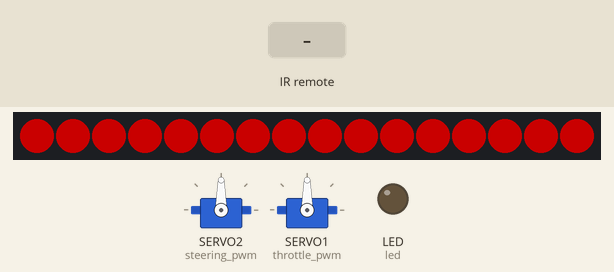
Simulated run of this program. Board: CircuitPython board. On the bench: 2 × servo, 16 RGB LEDs in strip order, left to right, output pins drawn as LEDs (lit = HIGH). The inputs (shaded band) are chosen by the test bench. Dim RGB values are drawn brighter than linear; servo angles are drawn from the pulse width (0.5 ms = 0°, 2.5 ms = 180°); the clock reads 2024-03-15 10:24:30 at power-on unless the program sets it; pins used as bus, display or sensor lines are not drawn.

Above: at 3.6 s.
3.7 s: infrared code 0x45 received
At 11.2 s:
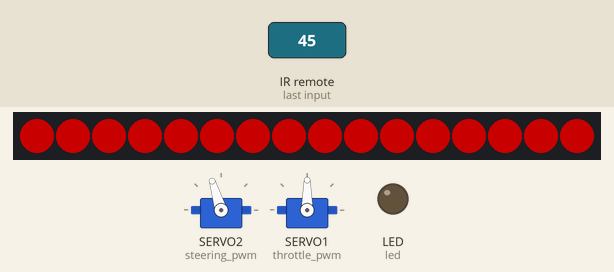
11.5 s: infrared code 0x45 received
At 12.6 s:
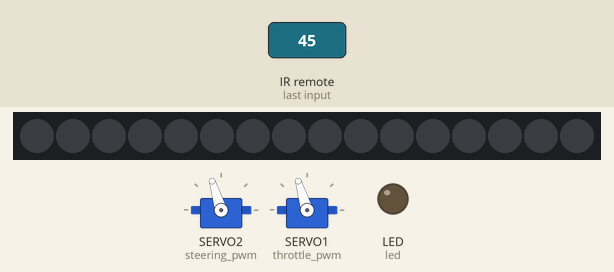
Timing chart, 0 to 14.5 s (numbered marks = the images above; inputs shaded):
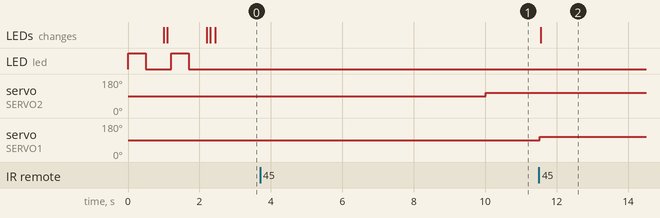

The program:

code-robocarstore.py
```python
# Robopilot Car Driver for Robotics Masters Robo HAT MM1
#
# Notes:
#   This is to be run using CircuitPython 5.0
#   Date: 15/05/2019
#   Updated: 20/02/2020
#
#

import time
import board
import busio
from rear_light import RearLight

from digitalio import DigitalInOut, Direction
from pulseio import PWMOut, PulseIn, PulseOut

import adafruit_logging as logging
logger = logging.getLogger('code')
logger.setLevel(logging.INFO)

# Customisation these variables
SMOOTHING_INTERVAL_IN_S = 0.025
DEBUG = False
ACCEL_RATE = 10

def servo_duty_cycle(pulse_ms, frequency=60):
    """
    Formula for working out the servo duty_cycle at 16 bit input
    """
    period_ms = 1.0 / frequency * 1000.0
    duty_cycle = int(pulse_ms / 1000 / (period_ms / 65535.0))
    return duty_cycle


def state_changed(control):
    """
    Reads the RC channel and smooths value
    """
    prev = control.value
    control.channel.pause()
    for i in range(0, len(control.channel)):
        val = control.channel[i]
        # prevent ranges outside of control space
        if(val < 1000 or val > 2000):
            continue
        # set new value
        control.value = (control.value + val) / 2

    # if DEBUG:
    #     print("%f\t%s (%i): %i (%i)" % (time.monotonic(), control.name, len(
    #         control.channel), control.value, servo_duty_cycle(control.value)))
    control.channel.clear()
    control.channel.resume()

class Control:
    """
    Class for a RC Control Channel
    """

    def __init__(self, name, servo, channel, value):
        self.name = name
        self.servo = servo
        self.channel = channel
        self.value = value
        self.servo.duty_cycle = servo_duty_cycle(value)


# set up on-board LED
led = DigitalInOut(board.LED)
led.direction = Direction.OUTPUT

# set up serial UART to Raspberry Pi
# note UART(TX, RX, baudrate)
uart = busio.UART(board.TX1, board.RX1, baudrate=115200, timeout=0.001)

# set up servos
steering_pwm = PWMOut(board.SERVO2, duty_cycle=2 ** 15, frequency=60)
throttle_pwm = PWMOut(board.SERVO1, duty_cycle=2 ** 15, frequency=60)

# set up RC channels.  NOTE: input channels are RCC3 & RCC4 (not RCC1 & RCC2)
steering_channel = PulseIn(board.RCC4, maxlen=64, idle_state=0)
throttle_channel = PulseIn(board.RCC3, maxlen=64, idle_state=0)

# setup Control objects.  1500 pulse is off and center steering
steering = Control("Steering", steering_pwm, steering_channel, 1500)
throttle = Control("Throttle", throttle_pwm, throttle_channel, 1500)

# Setup Neopixels
rear_light = RearLight()

# Hardware Notification: starting
logger.info("preparing to start...")
for i in range(0, 2):
    led.value = True
    time.sleep(0.5)
    led.value = False
    time.sleep(0.5)
    rear_light.turn_on_brake_light()
    time.sleep(0.1)
    rear_light.turn_off_brake_light()
    time.sleep(0.1)

last_update = time.monotonic()

# GOTO: main()
def main():
    global last_update

    data = bytearray('')
    datastr = ''
    last_input = 0
    steering_val = steering.value
    throttle_val = throttle.value

    while True:
        # only update every smoothing interval (to avoid jumping)
        if(last_update + SMOOTHING_INTERVAL_IN_S > time.monotonic()):
            continue
        last_update = time.monotonic()

        # check for new RC values (channel will contain data)
        if(len(throttle.channel) != 0):
            # state_changed_throttle(throttle)
            state_changed(throttle)

        if(len(steering.channel) != 0):
            state_changed(steering)

        logger.info("Get: steering=%i, throttle=%i" % (int(steering.value), int(throttle.value)))

        # write the RC values to the RPi Serial
        uart.write(b"%i, %i\r\n" % (int(steering.value), int(throttle.value)))

        while True:
            # wait for data on the serial port and read 1 byte
            byte = uart.read(1)

            # if no data, break and continue with RC control
            if(byte == None):
                break
            last_input = time.monotonic()

            logger.debug("Read from UART: %s" % (byte))

            # if data is recieved, check if it is the end of a stream
            if(byte == b'\r'):
                data = bytearray('')
                # datastr = ''
                break

            data[len(data):len(data)] = byte

            # convert bytearray to string
            datastr = ''.join([chr(c) for c in data]).strip()

        # if we make it here, there is serial data from the previous step
        if(len(datastr) >= 10):
            steering_val = steering.value
            throttle_val = throttle.value
            try:
                steering_val= int(datastr[:4])
                throttle_val = int(datastr[-4:])
            except ValueError:
                None

            data = bytearray('')
            datastr = ''
            last_input = time.monotonic()
            logger.info("Set: steering=%i, throttle=%i" % (steering_val, throttle_val))

        if(last_input + 10 < time.monotonic()):
            # set the servo for RC control
            steering.servo.duty_cycle = servo_duty_cycle(steering.value)
            throttle.servo.duty_cycle = servo_duty_cycle(throttle.value)
            rear_light.run(steering.value, throttle.value)
        else:
            # set the servo for serial data (recieved)
            steering.servo.duty_cycle = servo_duty_cycle(steering_val)
            throttle.servo.duty_cycle = servo_duty_cycle(throttle_val)
            rear_light.run(steering_val, throttle_val)


# Run
logger.info("Run!")
main()
```

rear_light.py
```python
import neopixel
import board
import adafruit_logging as logging
logger = logging.getLogger('rear_light')
logger.setLevel(logging.INFO)


class RearLight:
    """
    Class for controlling rear light
    """
    RED = (255, 0, 0)
    DARK = (0, 0, 0)
    YELLOW = (255, 150, 0)

    def __init__(self):
        pixel_pin = board.NEOPIXEL
        num_pixels = 16
        pixel_brightness = 0.4
        self.pixels = neopixel.NeoPixel(pixel_pin, num_pixels, brightness=pixel_brightness)

        self.is_brake_light_on = False

    def fill_pixels(self, color):
        self.pixels.fill(color)
        self.pixels.show()

    def turn_on_brake_light(self):
        if not self.is_brake_light_on:
            logger.info("turning on brake light")
            self.fill_pixels(RearLight.RED)
            self.is_brake_light_on = True

    def turn_off_brake_light(self):
        if self.is_brake_light_on:
            logger.info("turning off brake light")
            self.fill_pixels(RearLight.DARK)
            self.is_brake_light_on = False

    def run(self, angle, throttle):
        if throttle > 1600:
            self.turn_off_brake_light()
        else:
            self.turn_on_brake_light()
```

Measured:
- after the input at 3.7 s, servo on SERVO2 (steering_pwm): 90° → 107° after 6.3 s
- after the input at 11.5 s, servo on SERVO1 (throttle_pwm): 90° → 107° at once; the LEDs: change after 0.05 s (image 2)
